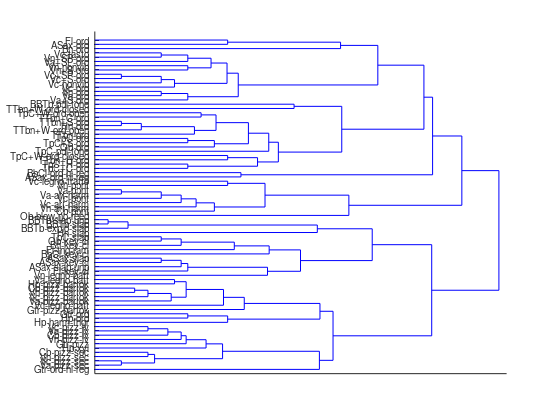

This figure's MATLAB source: (Note: this script raises an error after producing the figure.)
%function clusterAnalysis()
modes = 0;
load simAll
addpath('evaluation')

l = linkage(dc, 'weighted');

% names{2} = [names{2} '     .'];
h=figure(1);
dendrogram(l, 78,'Orientation','right', 'Labels', names)
set(gca, 'xtick', [], 'fontSize', 7)
% axis tight
% saveas(gcf, '../paper/figures/allLinkage', 'png')

set(h,'Units','Inches');
pos = get(h,'Position');
set(h,'PaperPositionMode','Auto','PaperUnits','Inches','PaperSize',[pos(3), pos(4)])
% saveas(gcf, '../../paper/figures/dendrogram', 'pdf')
% saveas(gcf, '../../paper/figures/dendrogram', 'fig')


for k=2:15
    c(k, :) = cluster(l, 'maxclust', k);
    
    [iNames, ~, ii] = unique(instruments);
    [mNames, ~, im] = unique(modes);
    
    cmi = clusteringMetrics(c(k, :), ii);
    
    cmm = clusteringMetrics(c(k, :), im);
    
    ai(k) = cmi.nmi;
    am(k) = cmm.nmi;
    
    for m=1:100
        cr = randi(k, size(c, 2), 1);
        crmi = clusteringMetrics(cr, ii);
        crmm = clusteringMetrics(cr, im);
        arim(m) = crmi.nmi;
        armm(m) = crmm.nmi;
    end
    
    ari(k) = mean(arim);
    arm(k) = mean(armm);
end
ai(1)=NaN;
am(1)=NaN;
ari(1)=NaN;
arm(1)=NaN;

save('clusters.mat')


figure(1)
plot([ai; am; ari; arm; ai-ari; am-arm]', 'LineWidth', 2)
xlabel('Number of clusters')
ylabel('Nmi')
legend({'j/I', 'j/Pt', 'nullI', 'nullPt', 'nj/I', 'nj/Pt'})
set(gca, 'FontSize', 16)
saveas(gcf, 'figures/clusterAnalysis', 'png')
saveas(gcf, 'figures/clusterAnalysis', 'fig')


figure(2)
colormap('jet')
subplot 211
imagesc([c(5, :)/5; im'/15])
subplot 212
imagesc([c(6, :)/6; ii'/15])

% trier les references
% faire un alignement par pair wise max
